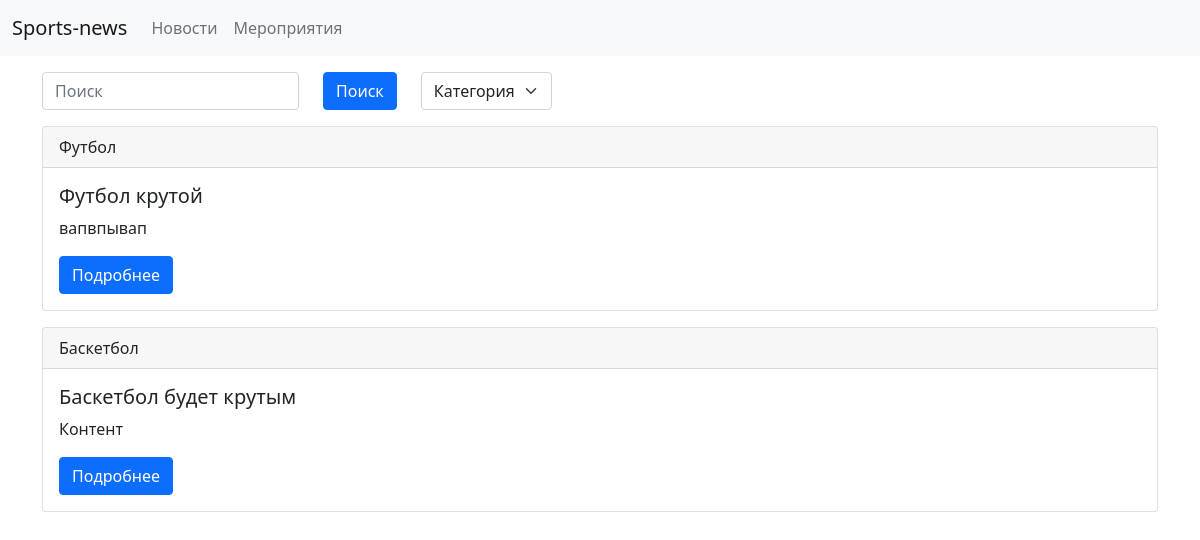
The page /news/ on the database as committed earlier.
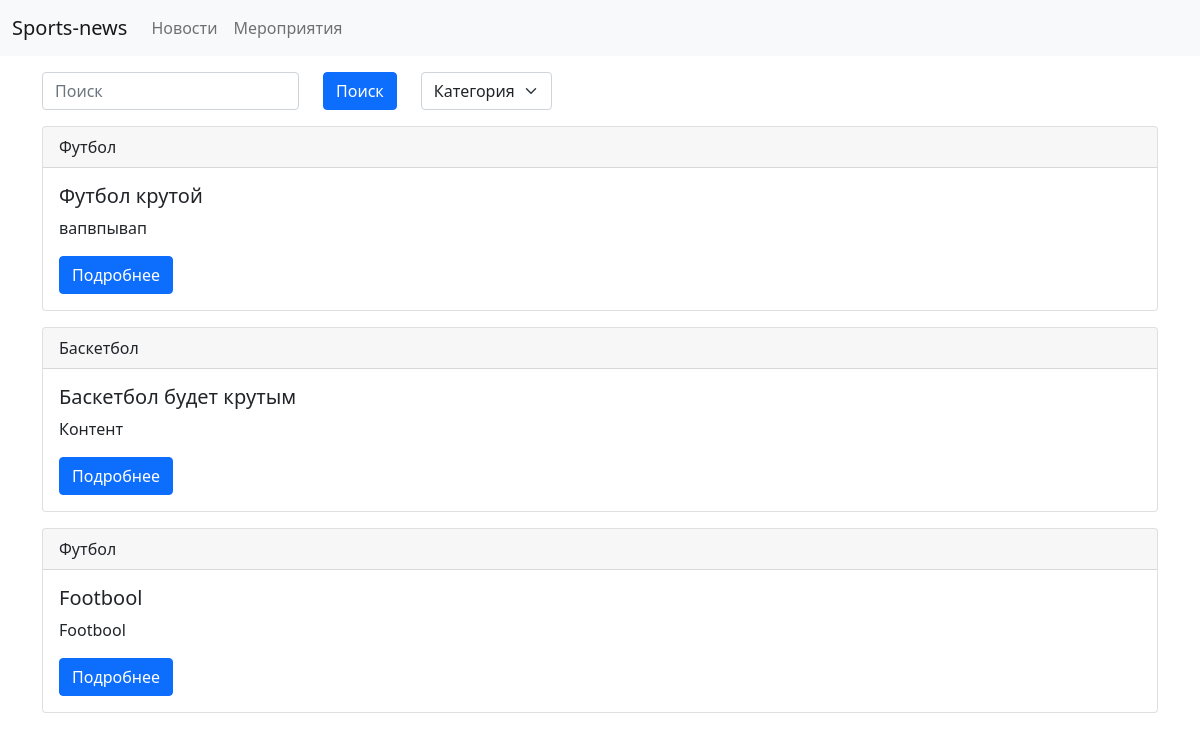
The same page on the database as committed later.
### news/models.py (models this page shows, shortened)
class News(models.Model):
    title = models.CharField(max_length=64, verbose_name='Название')
    content = models.TextField(verbose_name='Текст')
    created_at = models.DateTimeField(auto_now_add=True, verbose_name='Дата создания')
    updated_at = models.DateTimeField(auto_now=True, verbose_name='Дата обновления')
    photo = models.ImageField(upload_to='photos/%Y/%m/%d/', verbose_name='Фотография', blank=True)
    is_published = models.BooleanField(default=True, verbose_name='Опубликовано')
    category = models.ForeignKey(Category, on_delete=models.CASCADE, verbose_name='Категория')
    author = models.ForeignKey(User, on_delete=models.CASCADE, verbose_name='Автор')
    class Meta:
        verbose_name = 'Новость'
        verbose_name_plural = 'Новости'
        ordering = ['created_at']

### category/models.py (models this page shows)
class Category(models.Model):
    title = models.CharField(max_length=64, verbose_name='Название')
    def __str__(self):
        return self.title
    class Meta:
        verbose_name = 'Категория'
        verbose_name_plural = 'Категории'
        ordering = ['title']

### news/views.py (the view)
# urls.py: path('', views.news, name='news'),
def news(request):
	title = request.GET.get('title', '')
	category = request.GET.get('category', '')
	try:
		news = News.objects.filter(category__title__icontains=category, title__icontains=title)
		categoryes = Category.objects.all()
	except:
		raise Http404('Новость не найдена')
	return render(request, 'news/list.html', {'news': news, 'categoryes': categoryes})

### templates/news/list.html (shortened to what this page needs)
{% extends 'base.html' %}
{% block content %}
	<div class="row">
		<div class="col">
			<form action="{% url 'news:news' %}" method="get" class="mt-3">
				<div class="row">
					<div class="col-auto">
						<input type="text" class="form-control" placeholder="Поиск" name="title">
						</div>
					<div class="col-auto">
							<button type="submit" class="btn btn-primary">Поиск</button>
					</div>
					<div class="col-auto">
						<select class="form-select" name="category">
							<option value="" selected>Категория</option>
						</select>
					</div>
				</div>
			</form>
		</div>
	</div>
	{% for n in news %}
		<div class="card mt-3">
			<div class="card-header">
				{{n.category}}
			</div>
			<div class="card-body">
				<h5 class="card-title">{{n.title}}</h5>
				<p class="card-text">{{n.content}}</p>
				<a href="{% url 'news:detail' n.id %}" class="btn btn-primary">Подробнее</a>
			</div>
		</div>
	{% endfor %}
{% endblock content %}

Rows that differ between the two databases and show on the page:
added News: category "Футбол", title "Footbool", content "Footbool"
